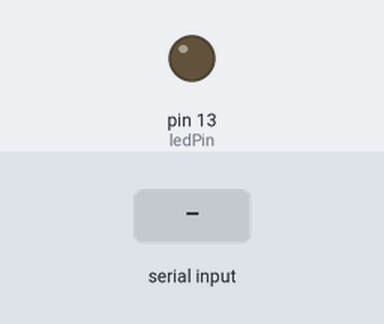
The sketch below on a simulated Arduino Uno, built with avr-gcc and run on an emulated ATmega328P. Parts: output pins drawn as LEDs (lit = HIGH). Inputs (shaded band) come from the test bench. What the sketch prints to the serial monitor is not drawn.

Above: at 1.2 s.
1.3 s: "1" received over Serial
At 4.2 s:
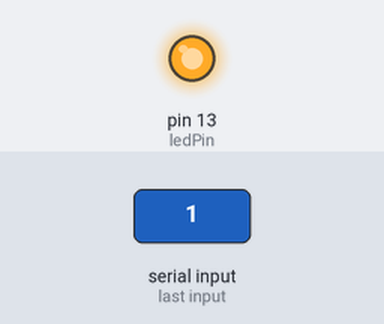
4.3 s: "0" received over Serial
6.4 s: "2" received over Serial
Timing chart, 0 to 15.4 s (numbered marks = the images above; inputs shaded):
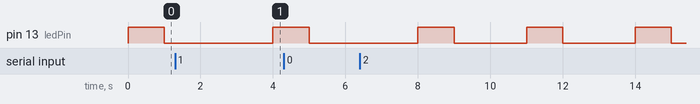

Measured:
- by itself, pin 13 (ledPin): alternates HIGH for 1.0 s and LOW for 2.0 s

The sketch:

sketch_jun27a.ino
```cpp
int mydelay = 1000;
const int ledPin = 13;

void setup() {
  Serial.begin(9600);
  pinMode(ledPin, OUTPUT);
}

void loop() {

  byte buf[4];
  int len;

  if ( Serial.available()) {
    Serial.readBytes((char*)buf, 4);
    Serial.write(buf, 4);
  }

  blink(1000);
}

void blink(int p_delay) {
  digitalWrite(ledPin, HIGH);
  delay(p_delay);
  digitalWrite(ledPin, LOW);
  delay(2*p_delay);
}
```
